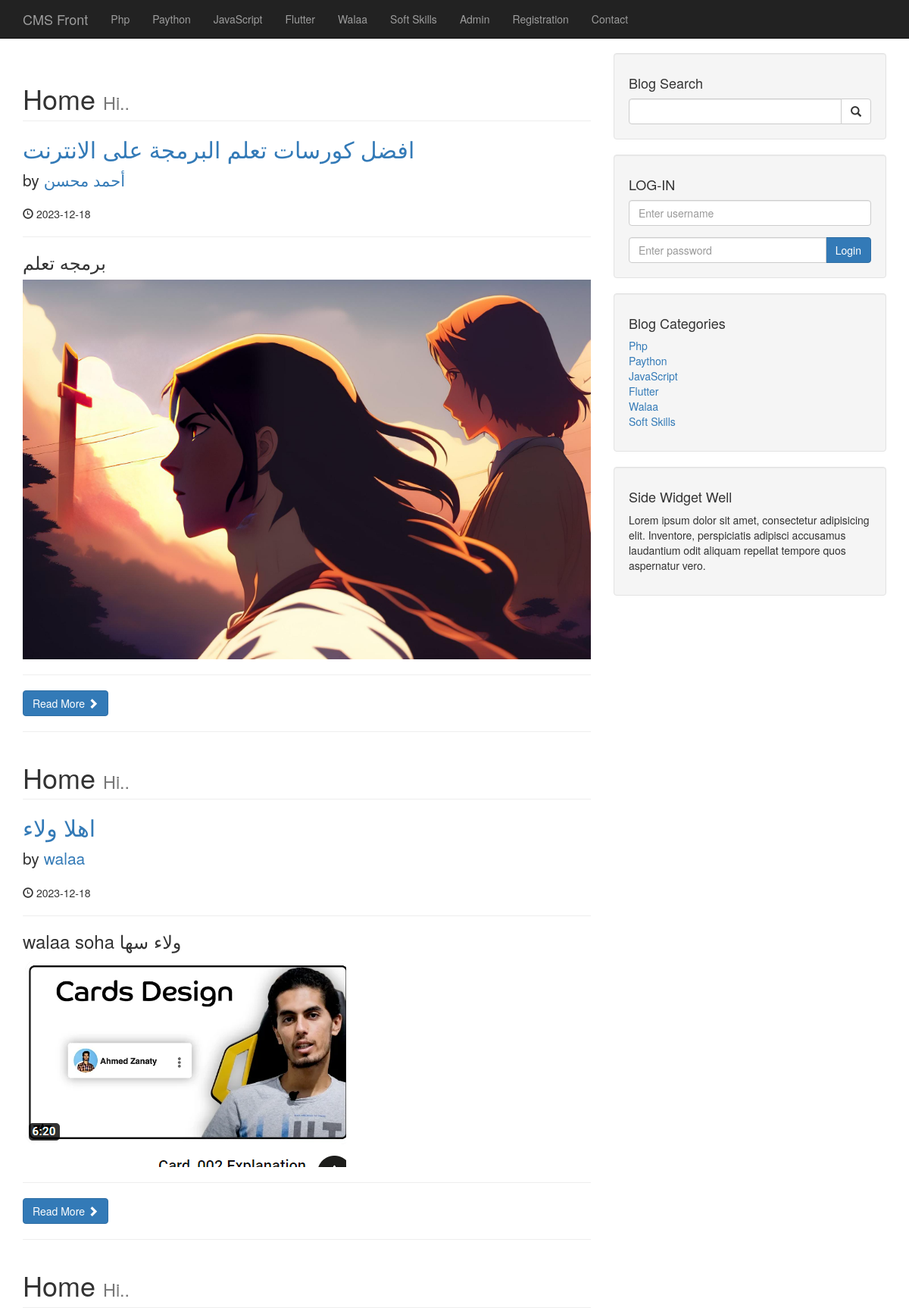
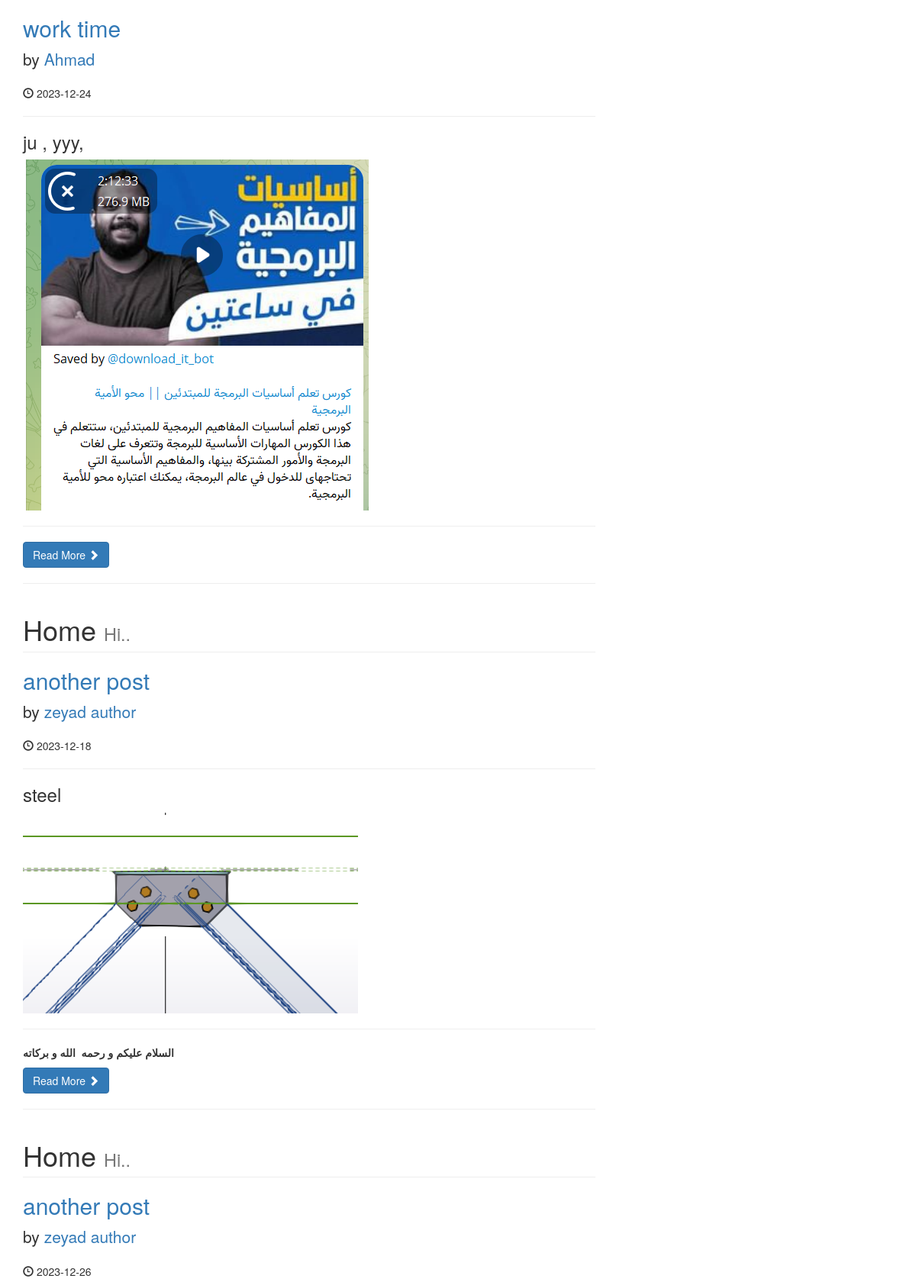
/index_old1.php (upper part), run on the app's committed database (2 pictures, top to bottom).
### tables this page shows
CREATE TABLE `categories` (
  `cat_id` int(3) NOT NULL,
  `cat_title` varchar(255) NOT NULL
);

CREATE TABLE `posts` (
  `post_id` int(3) NOT NULL,
  `post_category_id` int(3) NOT NULL,
  `post_title` varchar(255) NOT NULL,
  `post_author` varchar(255) NOT NULL,
  `post_date` date NOT NULL,
  `post_image` text NOT NULL,
  `post_content` text NOT NULL,
  `post_tags` varchar(255) NOT NULL,
  `post_comment_count` int(11) NOT NULL,
  `post_status` varchar(255) NOT NULL DEFAULT 'draft',
  `post_views_count` int(11) NOT NULL
);

### index_old1.php (the view, shortened to what this page needs)
<?php include "includes/header.php"; ?>
<body>
    <?php include "includes/navigation.php"; ?>
    <div class="container">
        <div class="row">
            <div class="col-md-8">
                <?php
                $query = "SELECT * FROM `posts` # WHERE post_status ='published'  ";
                $select_all_posts_query = mysqli_query($connection, $query);
                while ($row = mysqli_fetch_assoc($select_all_posts_query)) {
                    $post_id = $row['post_id'];
                    $post_title = $row['post_title'];
                    $post_author = $row['post_author'];
                    $post_date = $row['post_date'];
                    $post_tags = $row['post_tags'];
                    $post_image = $row['post_image'];
                    $post_content = substr($row['post_content'], 0, 150);
                    $post_status = $row['post_status'];
                    if ($post_status == 'published') {
                        ?>
                        <h1 class="page-header">
                            Home
                            <small>Hi..</small>
                        </h1>
                        <h2>
                            <a href="post.php?p_id=<?php echo $post_id; ?>">
                                <?php echo $post_title; ?>
                            </a>
                        </h2>
                        <p class="lead">
                            by <a href="author.php?author=<?php echo $post_author ?>&p_id=<?php echo $post_id ?>">
                                <?php echo $post_author ?>
                            </a>
                        </p>
                        <p><span class="glyphicon glyphicon-time"></span>
                            <?php echo $post_date; ?>
                        </p>
                        <hr>
                        <h3>
                            <?php echo $post_tags; ?>
                        </h3>
                        <a href="post.php?p_id=<?php echo $post_id; ?>">
                            <img class="img-responsive" src=" images/<?php echo $post_image; ?>" alt="فيه مشكله">
                        </a>
                        <hr>
                        <p>
                            <?php echo $post_content; ?>
                        </p>
                        <a class="btn btn-primary" href="post.php?p_id=<?php echo $post_id; ?>">Read More <span
                                class="glyphicon glyphicon-chevron-right"></span></a>
                        <hr>
                    <?php }
                } ?>
            </div>
            <?php include "includes/blogsidebar.php"; ?>
        </div>
</body>
</html>

### includes/navigation.php (shortened to what this page needs)
<nav class="navbar navbar-inverse navbar-fixed-top" role="navigation">
    <div class="container">
        <div class="navbar-header">
            <a class="navbar-brand" href="index.php">CMS Front</a>
        </div>
        <div class="collapse navbar-collapse" id="bs-example-navbar-collapse-1">
            <ul class="nav navbar-nav">
                <?php
                include "dp.php";
                $query = "SELECT * FROM `categories`";
                $selectAllItemsFromCategories = mysqli_query($connection, $query);
                while ($row = mysqli_fetch_assoc($selectAllItemsFromCategories)) {
                    $catTitle = $row['cat_title'];
                    $cat_id = $row['cat_id'];
                    if (isset($cat_id) && isset($catTitle)) {
                        echo "<li><a href='category.php?category={$cat_id}'>{$catTitle}</a></li>";
                    } else {
                        echo "<li><a href='#'>Category not available</a></li>";
                    }
                }
                ?>
                <li>
                    <a href="admin">Admin</a>
                </li>
                <li>
                    <a href="registration.php">Registration</a>
                </li>
                <li>
                    <a href="contact.php">Contact</a>
                </li>
            </ul>
        </div>
    </div>
</nav>

### includes/blogsidebar.php
<div class="col-md-4">
    <div class="well">
        <h4>Blog Search</h4>
        <form action="search.php" method="post">
            <div class="input-group">
                <input name="search" type="text" class="form-control">
                <span class="input-group-btn">
                    <button name="submit" type="submit" class="btn btn-default">
                        <span class="glyphicon glyphicon-search"></span>
                    </button>
                </span>
            </div>
        </form>
    </div>
    <div class="well">
        <h4>LOG-IN</h4>
        <form action="includes/login.php" method="post">
            <div class="form-group">
                <input name="username" type="text" class="form-control" placeholder="Enter username">
            </div>
            <div class="input-group">
                <input name="password" type="password" class="form-control" placeholder="Enter password">
                <span class="input-group-btn">
                    <button name="login" type="submit" class="btn btn-primary">
                        Login
                    </button>
                </span>
            </div>
        </form>
    </div>
    <div class="well">
        <h4>Blog Categories</h4>
        <?php
        $query = "SELECT * FROM `categories`";
        $select_categories_sidebar = mysqli_query($connection, $query);
        ?>
        <div class="row">
            <div class="col-lg-6">
                <ul class="list-unstyled">
                    <?php
                    while ($row = mysqli_fetch_assoc($select_categories_sidebar)) {
                        $catTitle = $row['cat_title'];
                        $cat_id = $row['cat_id'];
                        echo "<li>
                                <a href='category.php?category={$cat_id}'>{$catTitle}</a>
                                  </li>";
                    }
                    ?>
                </ul>
            </div>
        </div>
    </div>
    <?php include("includes/sideWidget.php") ?>

### css/blog-home.css (style rules this page uses)
body { padding-top: 70px; }

### data on the page
categories: cat_title "Php"
categories: cat_title "Paython"
categories: cat_title "JavaScript"
categories: cat_title "Flutter"
categories: cat_title "Walaa"
categories: cat_title "Soft Skills"
posts: post_title "افضل كورسات تعلم البرمجة على الانترنت", post_author "أحمد محسن", post_date "2023-12-18", post_tags "برمجه تعلم", post_image (picture)
posts: post_title "اهلا ولاء", post_author "walaa", post_date "2023-12-18", post_tags "walaa soha ولاء سها", post_image (picture)
posts: post_title "work time", post_author "Ahmad", post_date "2023-12-24", post_tags "ju , yyy,", post_image (picture)
posts: post_title "another post", post_author "zeyad author", post_date "2023-12-18", post_tags "steel", post_image (picture), post_content "السلام عليكم و رحمه الله و بركاته"
posts: post_title "another post", post_author "zeyad author", post_date "2023-12-26"
